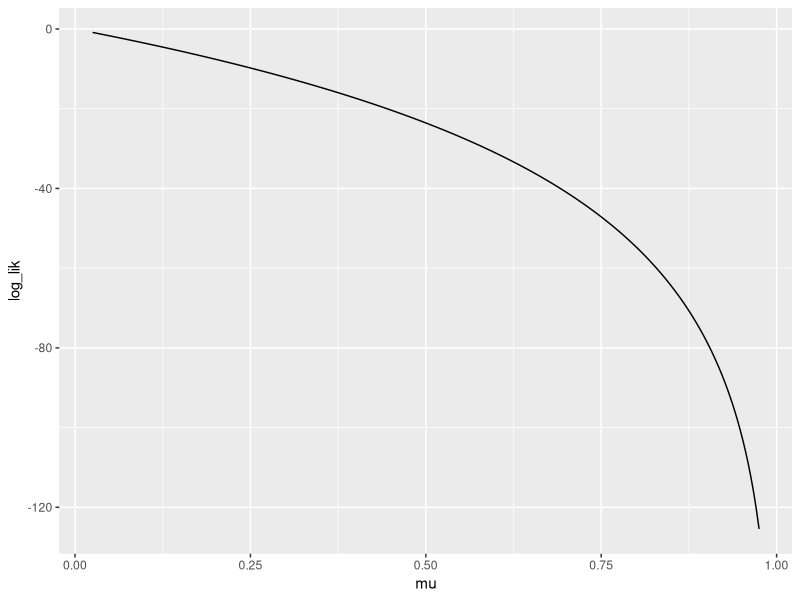
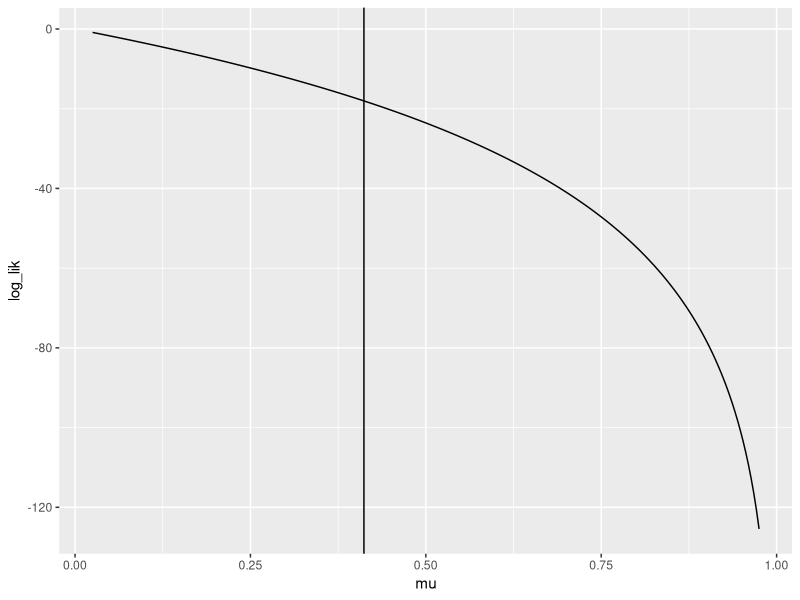
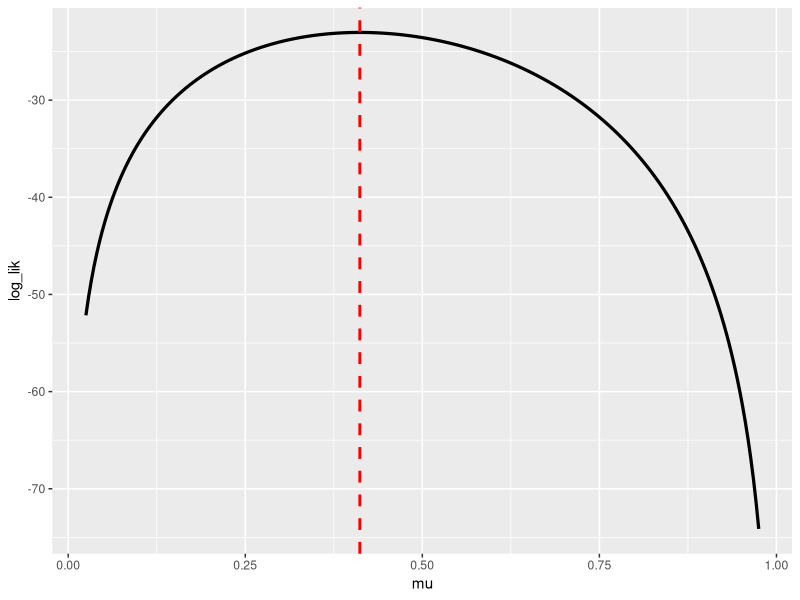
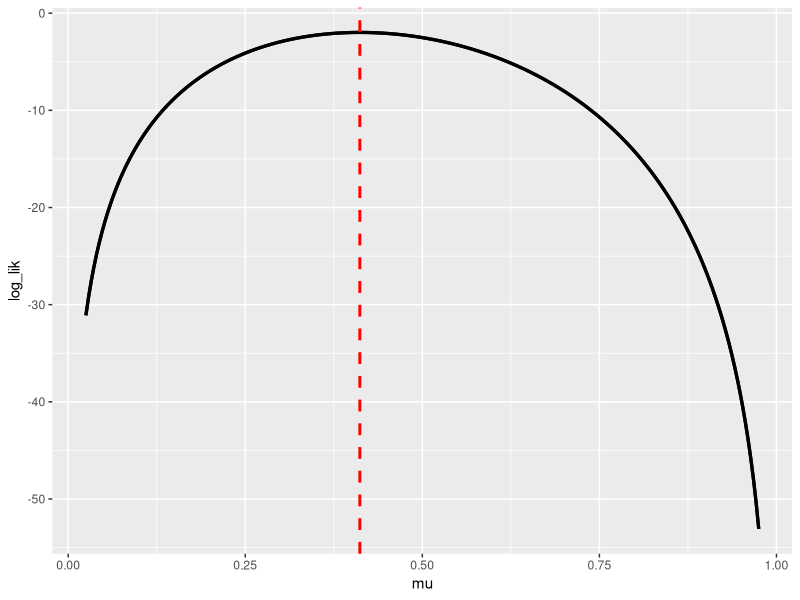
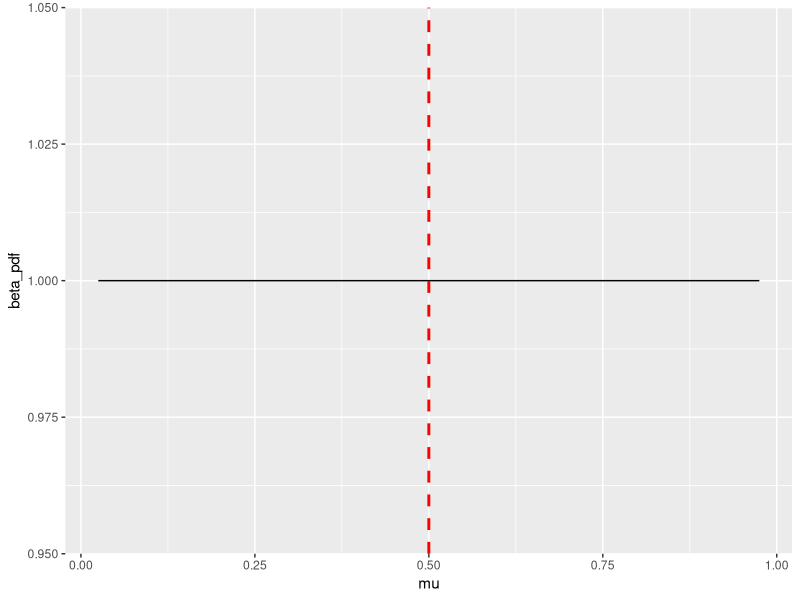
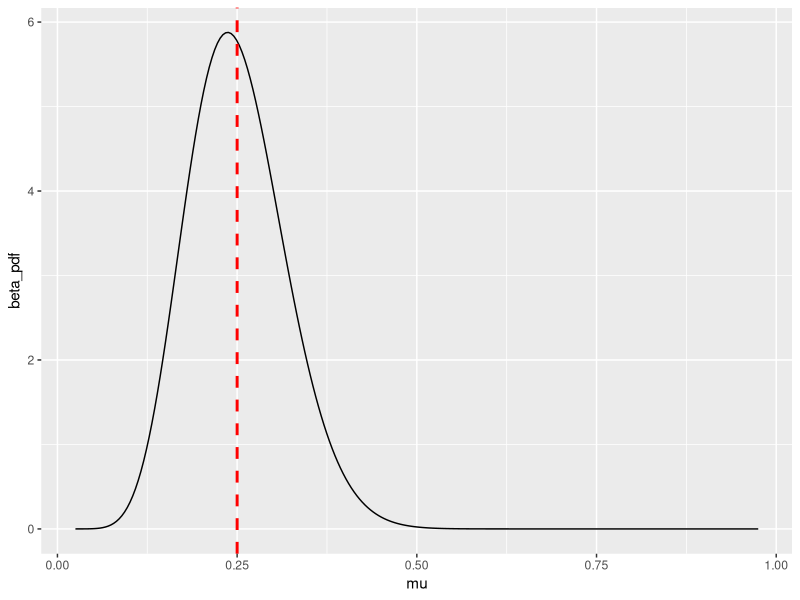
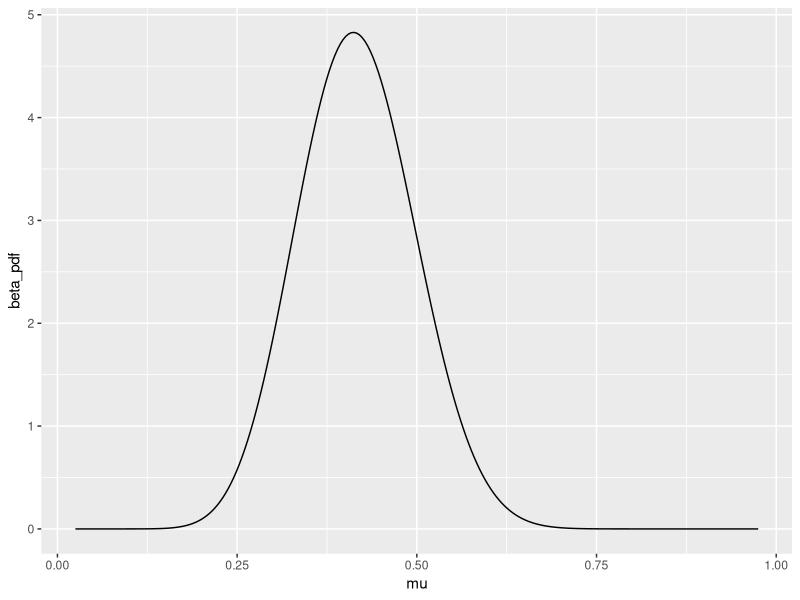
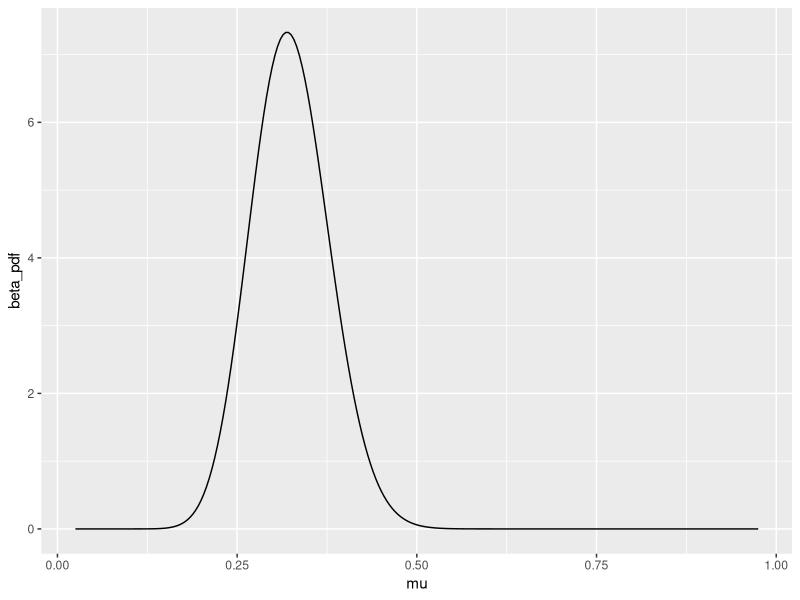

R code for these plots, in order:
## ---- chunk 1
knitr::opts_chunk$set(echo = TRUE)
## ---- chunk 2
library(tidyverse)
## ---- chunk 3
x <- c(0, 0, 0, 0,
       0, 1, 1, 0,
       1, 0, 0, 0,
       0, 1, 1, 0, 1,
       1, 0, 0, 1,
       0, 0, 1, 0,
       1, 1, 1, 0, 0,
       0, 0, 1, 1)
## ---- chunk 4

mean_x = mean(x)
mean_x

## ---- chunk 5

mu_mle <- sum(x)/length(x)
mu_mle

## ---- chunk 6
log_bernoulli_pmf_1e <- function(xobs, prob)
{
   xprobs <- c()

   for (obs in xobs)
   {
     if (obs != 1)
     {
       xprobs <- append(xprobs, log(1-prob))
     }
     else
     {
       xprobs <- append(xprobs, log(prob))
     }
   }
   return (xprobs)
}

xprobs = log_bernoulli_pmf_1e(x, mu_mle)
xprobs
## ---- chunk 7

log_bernoulli_pmf_1f <- function(xn, prob)
{
  if (xn != 1)
  {
    return (log(1-prob))
  }
  else
  {
    return (log(prob))
  }
}

temp_mu = 0.250
for (itr in 1:5) 
{
  print(log_bernoulli_pmf_1f(x[itr], temp_mu))
}

## ---- chunk 8

log_bernoulli_pmf_1g <- function(xobs, prob)
{
   xprobs <- c()
   for (obs in xobs)
   {
     print(obs)
     if (obs != 1)
     {
       xprobs <- append(xprobs, log(1-prob))
     }
     else
     {
       xprobs <- append(xprobs, log(prob))
     }
   }
   return (xprobs)
}

xprobs = log_bernoulli_pmf_1g(x[1:5], 0.25)
xprobs

## ---- chunk 9

log_bernoulli_pmf_1e <- function(xobs, prob)
{
  mult = 1
  log_like = 0
  n <- length(xobs)
  xprobs <- c()
  
  for (i in 1:n)
  {
      xn = x[itr]
      mu_xn = prob ^ xn
      mu_xn_ = (1 - prob) ^ (1 - xn)
      log_like = log_like + log(mu_xn * mu_xn_)
  }
 
  return (log_like)

}

## ---- chunk 10

mu_grid <- seq(0.025, 0.975, length.out = 251)
mu_grid

## ---- chunk 11
for( n in 1:4 ){
  print( n )
}
## ---- chunk 12
example_vector <- rep( as.numeric(NA), 10 )

example_vector %>% class()
## ---- chunk 13
example_vector
## ---- chunk 14
seq_along(example_vector)
## ---- chunk 15
for( n in seq_along(example_vector) ){
  example_vector[n] <- n ^ 2
}
## ---- chunk 16
example_vector
## ---- chunk 17
(1:10)^2
## ---- chunk 18

log_bernoulli_pmf_2e <- function(xobs, prob)
{
  log_like = 0
  xprobs <- c()
  n <- length(xobs)
  for (i in 1:n)
  {
      xn = x[itr]
      mu_xn = prob^xn
      mu_xn_ = (1-prob)^(1-xn)
      log_like = log_like + log(mu_xn * mu_xn_)
  }
  return (log_like)
}

log_lik_xa <- c()
for (mu in mu_grid)
{
  log_like = log_bernoulli_pmf_2e(x, mu)
  log_lik_xa <- append(log_lik_xa, log_like)
}

xa_results <- tibble::tibble(
  mu = mu_grid,
  log_lik = log_lik_xa
)
xa_results

## ---- chunk 19

ggplot(data = xa_results) + 
  geom_line( mapping = aes(x=mu, y = log_lik))

## ---- chunk 20

ggplot(data = xa_results) + 
  geom_line( mapping = aes(x=mu, y= log_lik)) + geom_vline(xintercept = mu_mle)
mu_mle

## ---- chunk 21

player_hits <- sum(x)
player_atbats <- length(x)
player_hits
player_atbats
 
## ---- chunk 22

tibble::tibble(
  mu = mu_grid
) %>% 
  mutate(log_lik = player_hits * log(mu) + (player_atbats - player_hits) * log(1 - mu) ) %>% ggplot(mapping = aes(x = mu, y = log_lik)) + geom_line(size = 1.1) + geom_vline(xintercept = mu_mle, size = 1, linetype = 'dashed', color = 'red')

## ---- chunk 23

tibble::tibble(
  mu = mu_grid
) %>% 
  mutate(log_lik = dbinom(x = player_hits, size = player_atbats, prob = mu, log = TRUE)) %>% ggplot(mapping = aes(x = mu, y = log_lik)) + geom_line(size = 1.1) + geom_line(size = 1.1) + geom_vline(xintercept = mu_mle, size = 1, linetype = 'dashed', color = 'red')

## ---- chunk 24
a_uniform <- 1
b_uniform <- 1

a_inform <- 10
b_inform <- 30
## ---- chunk 25

uniform_trials = a_uniform + b_uniform
inform_trials = a_inform + b_inform

uniform_trials
inform_trials

## ---- chunk 26

mean_uniform = (a_uniform) / (a_uniform + b_uniform)
mean_inform = (a_inform) / (a_inform + b_inform)

mean_uniform
mean_inform

## ---- chunk 27

tibble::tibble(
  mu = mu_grid
) %>% 
  mutate(beta_pdf = dbeta(mu,a_uniform,b_uniform)) %>%
  ggplot(mapping = aes(x = mu, y=beta_pdf))+
  geom_line() + geom_vline(xintercept = mean_uniform, size = 1, linetype = 'dashed', color = 'red')

## ---- chunk 28

tibble::tibble(
  mu = mu_grid
) %>% 
  mutate(beta_pdf = dbeta(mu,a_inform,b_inform)) %>%
  ggplot(mapping = aes(x = mu, y=beta_pdf))+
  geom_line() + geom_vline(xintercept = mean_inform, size = 1, linetype = 'dashed', color = 'red')

## ---- chunk 29

player_hits <- 14
player_atbats <- 34
a_uniform <- 1
a_inform <- 10
b_uniform <- 1
b_inform <- 30


m_big <- player_hits
N_big <- player_atbats

a_new_uniform_big = a_uniform + m_big
a_new_inform_big = a_inform + m_big
b_new_uniform_big = b_uniform + N_big - m_big
b_new_inform_big = b_inform + N_big - m_big

a_new = c(a_new_uniform_big, a_new_inform_big)
b_new = c(b_new_uniform_big, b_new_inform_big)

Combinations1 = c("uniform_big", "inform_big")

posterior_hp1 <- data.frame(Combinations1, a_new, b_new)
posterior_hp1

## ---- chunk 30

Mean_1 <- a_new_uniform_big / (a_new_uniform_big + b_new_uniform_big)
Mean_2 <- b_new_uniform_big / (a_new_uniform_big + b_new_uniform_big)
Mean_3 <- a_new_inform_big / (a_new_inform_big + b_new_inform_big)
Mean_4 <- b_new_inform_big / (a_new_inform_big + b_new_inform_big)
  
Mean <- c(Mean_1, Mean_2, Mean_3, Mean_4)

Mode_1 <- (a_new_uniform_big - 1) / (a_new_uniform_big + b_new_uniform_big - 2)
Mode_2 <- (b_new_uniform_big - 1) / (a_new_uniform_big + b_new_uniform_big - 2)
Mode_3 <- (a_new_inform_big - 1) / (a_new_inform_big + b_new_inform_big - 2)
Mode_4 <- (b_new_inform_big - 1) / (a_new_inform_big + b_new_inform_big - 2)

Mode <- c(Mode_1, Mode_2, Mode_3, Mode_4)

Quantile_0.05_1 <- qbeta(0.05, a_new_uniform_big, b_new_uniform_big)
Quantile_0.05_2 <- qbeta(0.05, a_new_inform_big, b_new_inform_big)
Quantile_0.05_big <- c(Quantile_0.05_1, Quantile_0.05_2)
  
Quantile_0.95_1 <- qbeta(0.95, a_new_uniform_big, b_new_uniform_big)
Quantile_0.95_2 <- qbeta(0.95, a_new_inform_big, b_new_inform_big)
Quantile_0.95_big <- c(Quantile_0.95_1, Quantile_0.95_2)

New <- c("a_new_uniform_big", "b_new_uniform_big", "a_new_inform_big", "b_new_inform_big")
summary_stats <- data.frame(New, Mean, Mode, Quantile_0.05_big, Quantile_0.95_big)
summary_stats

## ---- chunk 31
tibble::tibble(
  mu = mu_grid
) %>% 
  mutate(beta_pdf = dbeta(mu, a_new_uniform_big, b_new_uniform_big))%>%
  ggplot(mapping = aes(x = mu, y = beta_pdf))+
  geom_line()
## ---- chunk 32
tibble::tibble(
  mu = mu_grid
) %>% 
  mutate(beta_pdf = dbeta(mu, a_new_inform_big, b_new_inform_big)) %>%
  ggplot(mapping = aes(x = mu, y = beta_pdf)) +
  geom_line()
## ---- chunk 33
season_hits <- 62

season_atbats <- 284
## ---- chunk 34

season_hits<-62
season_atbats<-284
a_uniform <- 1
a_inform <- 10
b_uniform <- 1
b_inform <- 30

m_small <- season_hits
N_small <- season_atbats

a_new_uniform_small = a_uniform + m_small
b_new_uniform_small = b_uniform + N_small - m_small
  
a_new_inform_small = a_inform + m_small
b_new_inform_small = b_inform + N_small - m_small

a_new = c(a_new_uniform_small, a_new_inform_small)
b_new = c(b_new_uniform_small,b_new_inform_small)

Combinations = c("uniform_small","inform_small")

posterior_hp <- data.frame(Combinations, a_new, b_new)
posterior_hp

## ---- chunk 35

Mean_01<-a_new_uniform_small/(a_new_uniform_small+b_new_uniform_small)
Mean_02<-b_new_uniform_small/(a_new_uniform_small+b_new_uniform_small)
Mean_03<-a_new_inform_small/(a_new_inform_small+b_new_inform_small)
Mean_04<-b_new_inform_small/(a_new_inform_small+b_new_inform_small)
  
Mean<-c(Mean_01,Mean_02,Mean_03,Mean_04)

Mode_01<-(a_new_uniform_small-1)/(a_new_uniform_small+b_new_uniform_small-2)
Mode_02<-(b_new_uniform_small-1)/(a_new_uniform_small+b_new_uniform_small-2)
Mode_03<-(a_new_inform_small-1)/(a_new_inform_small+b_new_inform_small-2)
Mode_04<-(b_new_inform_small)/(a_new_inform_small+b_new_inform_small-2)

Mode<-c(Mode_01,Mode_02,Mode_03,Mode_04)

Quantile_0.05_01<-qbeta(0.05,a_new_uniform_small,b_new_uniform_small)
Quantile_0.05_02<-qbeta(0.05,a_new_inform_small,b_new_inform_small)
Quantile_0.05<-c(Quantile_0.05_01,Quantile_0.05_02)
  
Quantile_0.95_01<-qbeta(0.95,a_new_uniform_small,b_new_uniform_small)
Quantile_0.95_02<-qbeta(0.95,a_new_inform_small,b_new_inform_small)
Quantile_0.95<-c(Quantile_0.95_01,Quantile_0.95_02)

New1<-c("a_new_uniform_small","b_new_uniform_small","a_new_inform_small","b_new_inform_small")

summary_stats<-data.frame(New1,Mean,Mode,Quantile_0.05,Quantile_0.95)
summary_stats

## ---- chunk 36
tibble::tibble(
  mu = mu_grid
) %>% 
  mutate(beta_pdf =dbeta(mu,a_new_uniform_small,b_new_uniform_small))%>%
  ggplot(mapping=aes(x=mu,y=beta_pdf))+
  geom_line()
## ---- chunk 37
tibble::tibble(
  mu = mu_grid
) %>% 
  mutate(beta_pdf =dbeta(mu,a_new_inform_small,b_new_inform_small) )%>%ggplot(mapping=aes(x=mu,y=beta_pdf))+
  geom_line()
